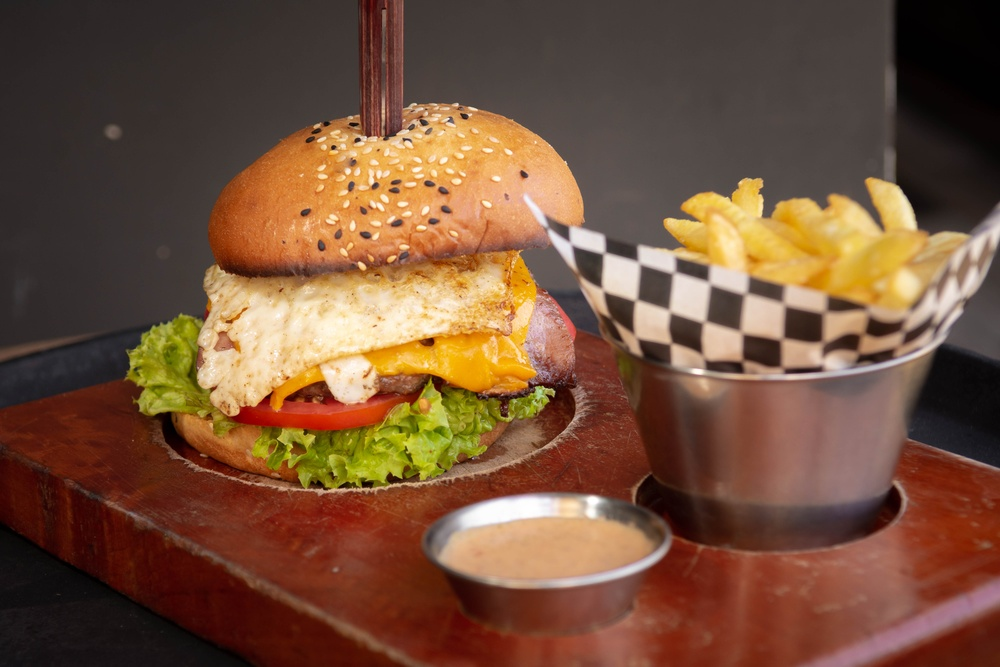
#> input picture src/images/_DSC0765.JPG, 1000 x 667 px, shrunk from 6000 x 4000 before the run; its folder holds only this picture in this run
$ python photoEditor.py
#> lines starting #> are read from the running program, lines starting #| are printed output that depends on the picture
# PIL is the Python Imaging Library
from importlib.resources import path
from PIL import Image, ImageEnhance, ImageFilter
# For File Management
import os

path = './src/images/'
pathOut =  './src/editedImages/'

for filename in os.listdir(path):
    """
    Here is the explanation for his function:
    1. The loop starts by importing the Image and ImageEnhance modules.
    2. The loop then goes through all the files in the directory and opens them.
    3. The loop then filters the image and rotates it to make it upright.
    4. The loop then enhances the image and increases the brightness.
    5. The loop then saves the image.
    """
    img = Image.open(f"{path}/{filename}")
#> img is the input picture: PIL image 1000x667 RGB; mean R, G, B 115.9, 80.9, 58.1
    edit = img.filter(ImageFilter.SHARPEN)#.rotate(-90) # this is the filter that is being used and the rotation is used to make the image upright

    factor = 1.5 # this is the factor that is being used to increase the brightness of the image
    enhancer = ImageEnhance.Contrast(edit) # can be contrasted, brightness, or sharpness
    edit = enhancer.enhance(factor) # this is the image that is being enhanced
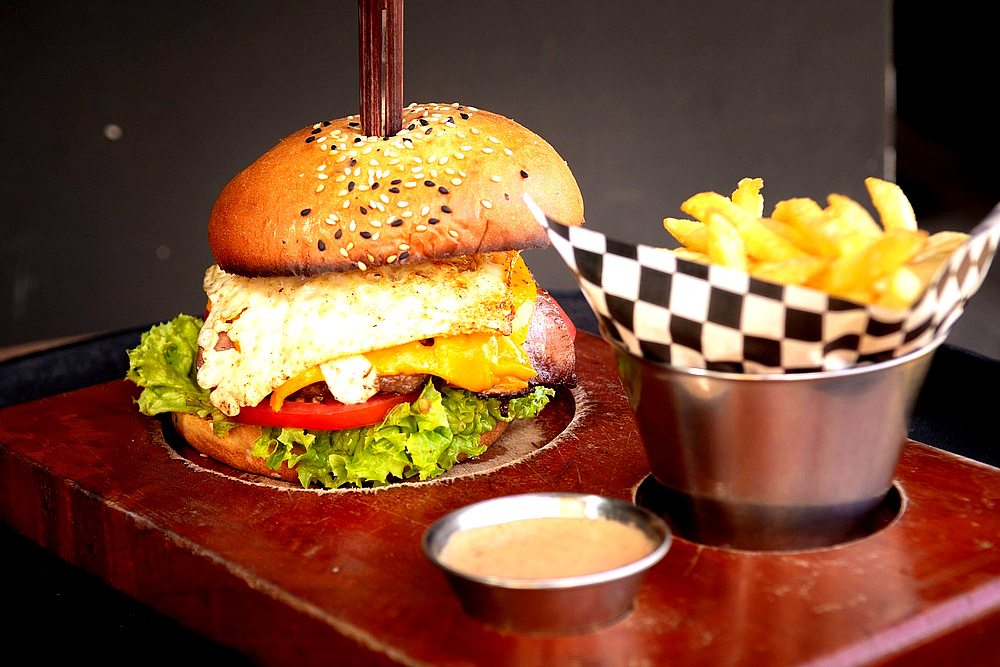
#> edit: PIL image 1000x667 RGB; mean R, G, B 122.3, 78.7, 50

    clean_name = os.path.splitext(filename)[0] # this is the name of the image without the extension which is .jpg and is split into an array

    edit.save(f"{pathOut}/{clean_name}_edited.jpg") # this is the name of the image that is being saved with the edited name
